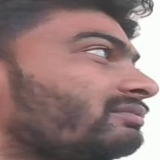
#> input picture dataset/images/Amit/130.png, 160 x 160 px; its folder holds 3 pictures in this run
$ jupyter execute --allow-errors image_classifier.ipynb   (text cells are left out)
#> lines starting #> are read from the running program, lines starting #| are printed output that depends on the picture; pictures that were not available may be replaced by others from this repository, and a replacement may not be noted
[cell 1]
import os
import numpy as np
import cv2
import matplotlib.pyplot as plt
from sklearn.model_selection import train_test_split
from sklearn.neighbors import KNeighborsClassifier
from sklearn.svm import SVC
from sklearn.metrics import classification_report, accuracy_score

[cell 2]
dataset_path = 'dataset/images/'

[cell 3]
img_h, img_w = 64, 64

[cell 4]
def load_images_from_folder(folder, label):
#> called with folder = 'dataset/images/Amit', label = 'Amit'
    images = []
    labels = []
    for filename in os.listdir(folder):
        if filename.endswith('.png'):
            img_path = os.path.join(folder, filename)
            img = cv2.imread(img_path)
#> img is the input picture: shape (160, 160, 3); mean B, G, R 118.3, 119.6, 144.5
            img = cv2.resize(img, (img_w, img_h))
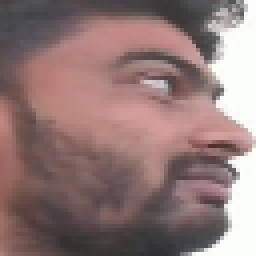
#> img: shape (64, 64, 3) (shown 4 times larger); mean B, G, R 118.2, 119.6, 144.4
            images.append(img)
            labels.append(label)
    return images, labels

[cell 5]
classes = [d for d in os.listdir(dataset_path) if os.path.isdir(os.path.join(dataset_path, d))]

[cell 6]
features = []
labels = []

[cell 7]
for idx, cls in enumerate(classes):
    folder = os.path.join(dataset_path, cls)
    image, label = load_images_from_folder(folder, cls)
    features.extend(image)
    labels.extend(label)

features = np.array(features)
labels = np.array(labels)

[cell 8]
num_samples = features.shape[0]
#> num_samples = 3
features_flattened = features.reshape(num_samples, -1)

[cell 9]
features_flattened.shape
#> Out = (3, 12288)

[cell 10]
x_train, x_test, y_train, y_test = train_test_split(features_flattened, labels, test_size=0.2, random_state=11)

[cell 11]
knn = KNeighborsClassifier(n_neighbors=5)
knn.fit(x_train, y_train)

#> (a cell that did not finish here is left out)

[cell 13]
import joblib
joblib.dump(knn, 'face_model/img_knn_model.pkl')

[cell 14]
import joblib
knn = joblib.load("face_model/img_knn_model.pkl")

[cell 15]
for i in range(len(classes)):
    index = np.random.randint(1,1000)
    try:
        img = cv2.imread(f"dataset/images/{classes[i]}/{index}.png")
        plt.imshow(cv2.cvtColor(img,cv2.COLOR_BGR2RGB))
        plt.axis('off')
        plt.show()

        img = cv2.resize(img, (64, 64))
        img = img.reshape(1, -1)

        prediction = knn.predict(img)
        print(prediction)
        proba = knn.predict_proba(img)
        print(proba)

    except Exception as e:
        print(e)

[cell 16]
svm = SVC(probability=True)
#> (the rest of this cell did not finish here and is left out)

#> (a cell that did not finish here is left out)

[cell 18]
import joblib
joblib.dump(svm, 'face_model/img_svm_model.pkl')

[cell 19]
import joblib

svm = joblib.load("face_model/img_svm_model.pkl")

[cell 20]
for i in range(len(classes)):
    index = np.random.randint(1,1000)
    try:
        img = cv2.imread(f"dataset/images/{classes[i]}/{index}.png")
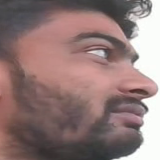
#> input picture dataset/images/Amit/131.png, 160 x 160 px, given in place of 560.png, which was not available
#> img is the input picture: shape (160, 160, 3); mean B, G, R 118.6, 120.4, 144.8
        plt.imshow(cv2.cvtColor(img,cv2.COLOR_BGR2RGB))
        plt.axis('off')
        plt.show()

        img = cv2.resize(img, (64, 64))
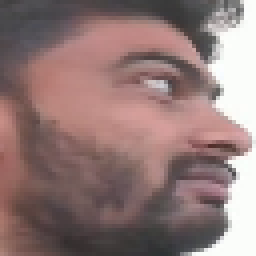
#> img: shape (64, 64, 3) (shown 4 times larger); mean B, G, R 118.6, 120.4, 144.7
        img = img.reshape(1, -1)

        prediction = svm.predict(img)
        print(prediction)
        proba = svm.predict_proba(img)
        print(proba)

    except Exception as e:
        print(e)
